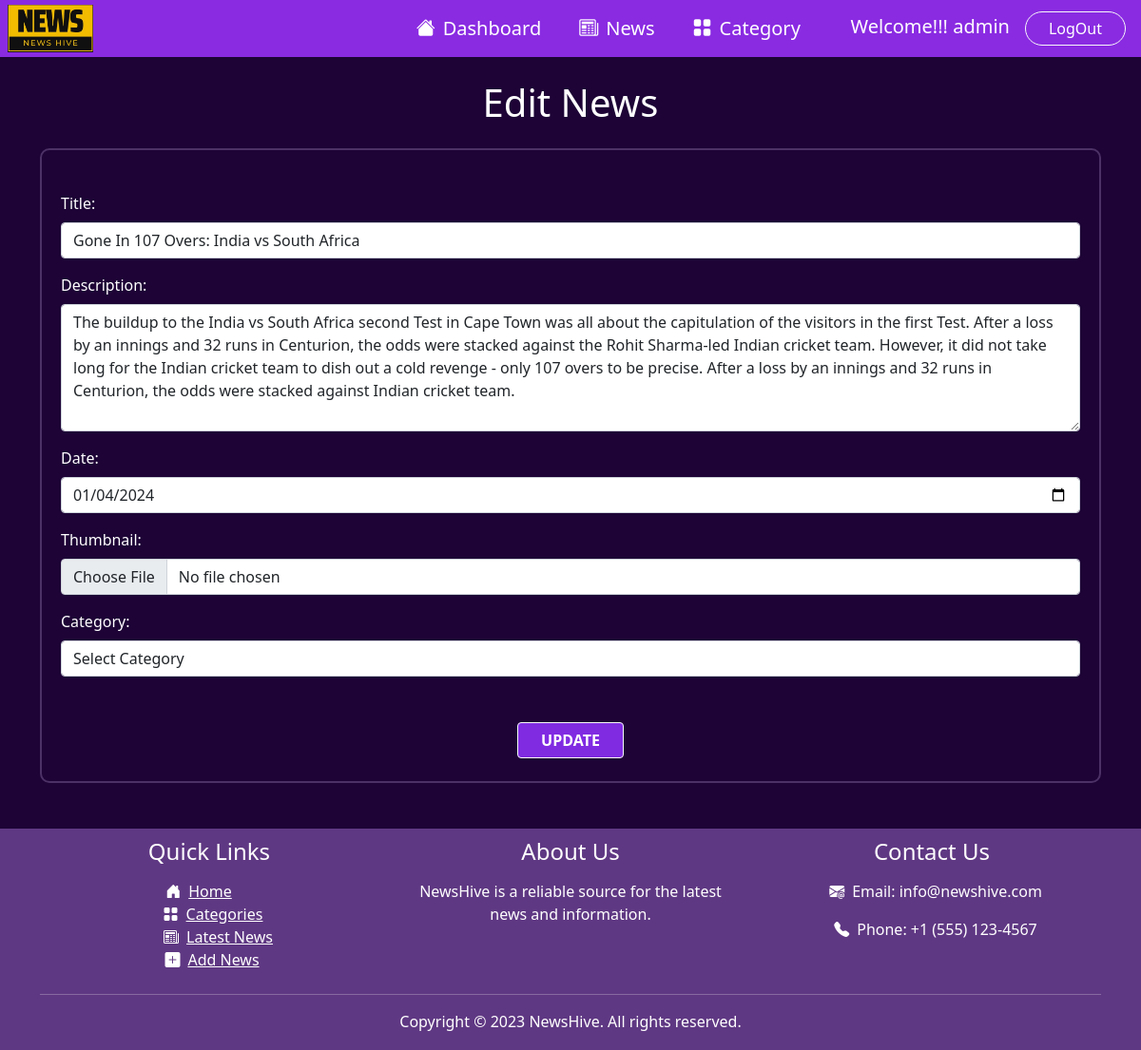
Page /edit.php?id=9 (signed in) on the committed database.
### tables this page shows
CREATE TABLE `news_details` (
  `id` int(11) NOT NULL,
  `title` text NOT NULL,
  `descn` text NOT NULL,
  `date` date NOT NULL,
  `category` varchar(255) NOT NULL,
  `picture` longblob NOT NULL,
  `rid` varchar(255) NOT NULL
);

### edit.php (the view, shortened to what this page needs)
<!DOCTYPE html>
<html lang="en">
<head>
</head>
<body class="wholecontainer">
    <?php
     include_once "include/navbar.php";
     require_once "db/db-connect.php";
        $id = $_GET['id'];
        $qry = "SELECT * FROM news_details WHERE id = $id";
        $res = $conn->query($qry);
        if($res->num_rows > 0){
            $ns = $res -> fetch_assoc();
            $userRole = isset($_SESSION['role']) ? $_SESSION['role'] : '';
            if ($userRole === 'admin') {
        ?>
    <div class="container mt-4">
        <h1 class="text-center">Edit News</h1>
        <form action="update_news.php" method="post" enctype="multipart/form-data" name="categoryform" onsubmit="return validateform()" class="mt-4 form-container">
        <input type="hidden" name="id" value="<?php echo $ns['id'] ?>"><br>
            <div class="mb-3">
                <label for="title" class="form-label">Title:</label>
                <input type="text" placeholder="Type Title..." name="title" value="<?php echo $ns['title']; ?>" class="form-control" id="title" required>
            </div>
            <div class="mb-3">
                <label for="description" class="form-label">Description:</label>
                <textarea class="form-control" placeholder="Description..." rows="5" name="descn" id="description" required><?php echo $ns['descn']; ?></textarea>
            </div>
            <div class="mb-3">
                <label for="date" class="form-label">Date:</label>
                <input type="date" name="date" value="<?php echo $ns['date']; ?>" class="form-control" id="date" required>
            </div>
            <div class="mb-3">
                <label for="thumbnail" class="form-label">Thumbnail:</label>
                <input type="file" name="picture" value="<?php echo $ns['picture']; ?>" class="form-control" id="thumbnail" accept="image/*" required>
            </div>
            <div class="mb-3">
                <label for="category" class="form-label">Category:</label>
                <select class="form-control" name="category" id="category" required>
                    <option value="">Select Category</option>
                </select>
            </div>
            <div class="mb-1 mt-5 text-center">
                <input type="submit" name="edit" class="btn btn-outline-light fw-bold editnews px-4" value="UPDATE">
            </div>
        </form>
    </div>
    <?php
        }
    }
        include_once "include/footer.php";
    ?>
</body>
</html>

### edit.php (style rules this page uses)
.wholecontainer { background-color: rgb(37, 3, 68); color: white; }
.form-container { border: 2px solid rgb(76, 49, 102); border-radius: 10px; padding: 20px; }
.btn.editnews { background-color: #802be2; color: white; }

### include/navbar.php (style rules this page uses)
.wholecontainer { background-color: rgb(29, 3, 54); }

### rows in the picture
news_details: title "Gone In 107 Overs: India vs South Africa", descn "The buildup to the India vs South Africa second Test in Cape Town was all about the capitulation of the visitors in the first Test. After a loss by an innings and 32 runs in Centurion, the odds were stacked against the Rohit Sharma-led Indian cricket team. However, it did not take long for the Indian cricket team to dish out a cold revenge - only 107 overs to be precise. After a loss by an innings and 32 runs in Centurion, the odds were stacked against Indian cricket team.", date "01/04/2024"

### other values in the picture
$_SESSION['name'] "admin"
